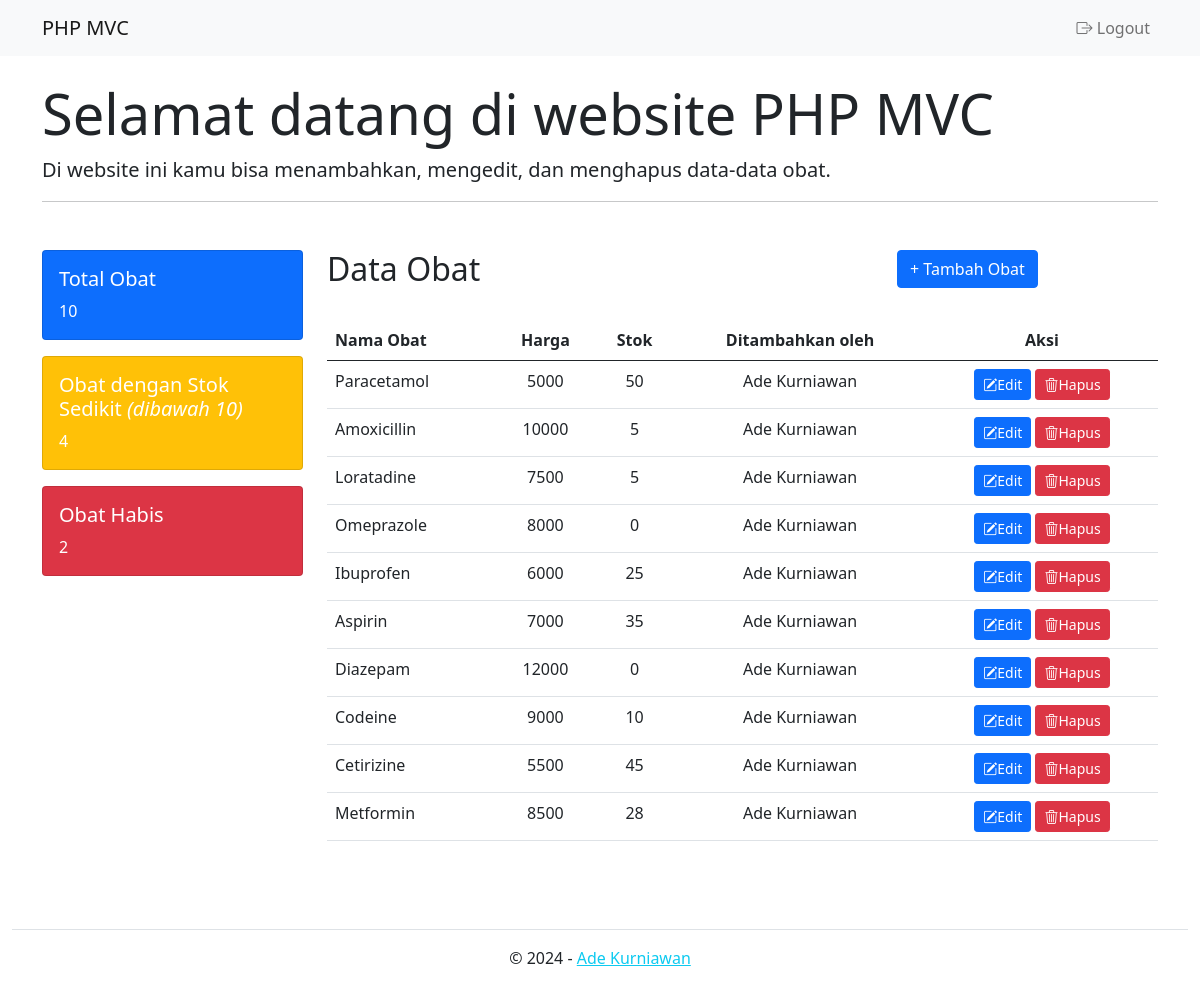
The page /public/obat (signed in) on the database its author committed.
### tables this page shows
CREATE TABLE `obat` (
  `id_obat` int(11) NOT NULL,
  `nama_obat` varchar(255) NOT NULL,
  `stok` int(11) NOT NULL,
  `harga` int(11) NOT NULL,
  `id_user` int(11) NOT NULL
);

CREATE TABLE `users` (
  `id_user` int(11) NOT NULL,
  `nama` varchar(255) NOT NULL,
  `email` varchar(255) NOT NULL,
  `password` varchar(255) NOT NULL
);

### app/core/Controller.php (called while the page is built, shortened)
<?php
class Controller{
	public function  view($view, $data= []){
		require_once '../app/views/' . $view . '.php';
	}
	public function model($model){
		return new $model;
	}
}

### app/controllers/Obat.php (called while the page is built, shortened)
<?php
class Obat extends Controller
{
	public function index()
	{
		$data['judul'] = "Home";
		$data['obat'] = $this->model('Obat_model')->getAllObat();
		$data['totalObat'] = $this->model('Obat_model')->hitungJumlahObat();
		$data['totalObatStokDibawah10'] = $this->model('Obat_model')->hitungObatStokDibawah10();
		$data['totalObatStokNol'] = $this->model('Obat_model')->hitungObatStokNol();
		$this->view('templates/header', $data);
		$this->view('obat/index', $data);
		$this->view('templates/footer');
	}
}

### app/core/App.php (called while the page is built, shortened)
<?php
class App
{
	protected $method = 'login';
	public function __construct()
	{
		$url = $this->parseURL();
		if (file_exists('../app/controllers/' . $url[0] . '.php')) {
			unset($url[0]);
		}
		$this->controller = new $this->controller;
		if (isset($url[1])) {
			if (method_exists($this->controller, $url[1])) {
				$this->method = $url[1];
				unset($url[1]);
			}
		} else {
			if ($this->controller !== 'Auth') {
				$this->method = 'index';
			}
		}
		$this->params = $url ? array_values($url) : [];
		call_user_func_array([$this->controller, $this->method], $this->params);
	}
	public function parseURL()
	{
		if (isset($_GET['url'])) {
			$url = rtrim($_GET['url'], '/');
			$url = filter_var($url, FILTER_SANITIZE_URL);
			$url = explode('/', $url);
			return $url;
		}
		return [];
	}
}

### public/index.php (called while the page is built, shortened)
<?php
$app = new App;

### app/core/Database.php (called while the page is built, shortened)
<?php
class Database{
	private $host = DB_HOST;
	private $user = DB_USERNAME;
	private $pass = DB_PASSWORD;
	private $db_name = DB_NAME;
	private $dbh;
	private $stmt;
	public function __construct(){
		$dsn = 'mysql:host=' . $this->host . '; dbname=' . $this->db_name . '';
		$option = [
			PDO::ATTR_PERSISTENT => true,
			PDO::ATTR_ERRMODE => PDO::ERRMODE_EXCEPTION
		];
		try{
			$this->dbh = new PDO($dsn, $this->user, $this->pass, $option);
		} catch(PDOException $e){
			die($e->getMessage());
		}
	}
	public function query($query){
		$this->stmt = $this->dbh->prepare($query);
	}
	public function execute(){
		$this->stmt->execute();
	}
	public function resultSet(){
		$this->execute();
		return $this->stmt->fetchAll(PDO::FETCH_ASSOC);
	}
}

### app/models/Obat_model.php (called while the page is built, shortened)
<?php
class Obat_model
{
	private $table = 'obat';
	private $db;
	public function __construct()
	{
		$this->db = new Database;
	}
	public function getAllObat()
	{
		$this->db->query('SELECT obat.*, users.nama AS nama_user FROM ' . $this->table . ' AS obat JOIN users ON obat.id_user = users.id_user');
		return $this->db->resultSet();
	}
	public function hitungJumlahObat()
	{
		$this->db->query('SELECT COUNT(*) AS total_obat FROM ' . $this->table);
		return $this->db->single()['total_obat'];
	}
	public function hitungObatStokDibawah10()
	{
		$this->db->query('SELECT COUNT(*) AS total_obat_stok_dibawah_10 FROM ' . $this->table . ' WHERE stok < 10');
		return $this->db->single()['total_obat_stok_dibawah_10'];
	}
	public function hitungObatStokNol()
	{
		$this->db->query('SELECT COUNT(*) AS total_obat_stok_nol FROM ' . $this->table . ' WHERE stok = 0');
		return $this->db->single()['total_obat_stok_nol'];
	}
}

### app/views/obat/index.php (the view, shortened to what this page needs)
<div class="container mt-4">
    <div class="jumbotron">
        <h1 class="display-4">Selamat datang di website PHP MVC</h1>
        <p class="lead">Di website ini kamu bisa menambahkan, mengedit, dan menghapus data-data obat.</p>
    </div>
    <div class="mt-3 mb-5">
        <hr>
    </div>
    <div class="row">
        <div class="col-3">
            <div class="row">
                <div class="col-12 mb-3">
                    <div class="card bg-primary text-white">
                        <div class="card-body">
                            <h5 class="card-title">Total Obat</h5>
                            <p class="card-text"><?= $data['totalObat'] ?></p>
                        </div>
                    </div>
                </div>
                <div class="col-12 mb-3">
                    <div class="card bg-warning text-white">
                        <div class="card-body">
                            <h5 class="card-title">Obat dengan Stok Sedikit <em>(dibawah 10)</em></h5>
                            <p class="card-text"><?= $data['totalObatStokDibawah10'] ?></p>
                        </div>
                    </div>
                </div>
                <div class="col-12 mb-3">
                    <div class="card bg-danger text-white">
                        <div class="card-body">
                            <h5 class="card-title">Obat Habis</h5>
                            <p class="card-text"><?= $data['totalObatStokNol'] ?></p>
                        </div>
                    </div>
                </div>
            </div>
        </div>
        <div class="col-9 mb-5">
            <div class="row mb-3">
                <div class="col-md-8">
                    <h2 class="float-left">Data Obat</h2>
                </div>
                <div class="col-md-4">
                    <button type="button" class="btn btn-primary float-right mb-3" data-bs-toggle="modal" data-bs-target="#modalTambahObat">
                        + Tambah Obat
                    </button>
                </div>
            </div>
            <div class="row">
                <div class="col-md-12">
                    <table id="example" class="table">
                        <thead>
                            <tr>
                                <th>Nama Obat</th>
                                <th class="text-center">Harga</th>
                                <th class="text-center">Stok</th>
                                <th class="text-center">Ditambahkan oleh</th>
                                <th class="text-center" data-sortable="false">Aksi</th>
                            </tr>
                        </thead>
                        <tbody>
                            <?php foreach ($data['obat'] as $row) : ?>
                                <tr>
                                    <td><?= $row['nama_obat'] ?></td>
                                    <td class="text-center"><?= $row['harga'] ?></td>
                                    <td class="text-center"><?= $row['stok'] ?></td>
                                    <td class="text-center"><?= $row['nama_user'] ?></td>
                                    <td class="text-center">
                                        <button class="btn btn-sm btn-primary" data-bs-toggle="modal" data-bs-target="#modalEditObat<?= $row['id_obat'] ?>"> <i class="bi bi-pencil-square mr-1"></i>Edit</button>
                                        <button class="btn btn-sm btn-danger" data-bs-toggle="modal" data-bs-target="#modalHapusObat<?= $row['id_obat'] ?>"><i class="bi bi-trash3 mr-1"></i>Hapus</button>
                                    </td>
                                </tr>
                            <?php endforeach; ?>
                        </tbody>
                    </table>
                </div>
            </div>
        </div>
    </div>
</div>

### app/views/templates/header.php (shortened to what this page needs)
<!DOCTYPE html>
<html>
<head>
	<link rel="stylesheet" type="text/css" href="<?= BASEURL; ?>/css/bootstrap.min.css">
	<link rel="stylesheet" href="https://cdn.jsdelivr.net/npm/bootstrap-icons@1.11.3/font/bootstrap-icons.min.css">
	<link href="https://cdn.datatables.net/v/bs5/jq-3.7.0/dt-1.13.8/datatables.min.css" rel="stylesheet">
</head>
<body>
	<nav class="navbar navbar-expand-lg navbar-light bg-light">
		<div class="container">
			<a class="navbar-brand" href="#" onclick="location.reload(true)">PHP MVC</a>
			<ul class="navbar-nav ms-auto">
				<li class="nav-item">
					<a class="nav-link" href="#" data-bs-toggle="modal" data-bs-target="#modalLogout"><i class="bi bi-box-arrow-right"></i> Logout</a>
				</li>
			</ul>
		</div>
	</nav>

### app/views/templates/footer.php (shortened to what this page needs)
<div class="container-fluid">
    <footer class="pt-4 my-md-4 pt-md-3 border-top">
        <div class="row">
            <div class="col-12 text-center">
                <p class="mb-0">&copy; <span id="currentYear"></span> - <a class="text-info" target="_blank" href="https://www.linkedin.com/in/ade-kurniawan-c/">Ade Kurniawan</a></p>
            </div>
        </div>
    </footer>
</div>
</body>
</html>

### rows shown on the page
obat: nama_obat "Paracetamol", harga "5000", stok "50", id_user.nama "Ade Kurniawan"
obat: nama_obat "Amoxicillin", harga "10000", stok "5", id_user.nama "Ade Kurniawan"
obat: nama_obat "Loratadine", harga "7500", stok "5", id_user.nama "Ade Kurniawan"
obat: nama_obat "Omeprazole", harga "8000", stok "0", id_user.nama "Ade Kurniawan"
obat: nama_obat "Ibuprofen", harga "6000", stok "25", id_user.nama "Ade Kurniawan"
obat: nama_obat "Aspirin", harga "7000", stok "35", id_user.nama "Ade Kurniawan"
obat: nama_obat "Diazepam", harga "12000", stok "0", id_user.nama "Ade Kurniawan"
obat: nama_obat "Codeine", harga "9000", stok "10", id_user.nama "Ade Kurniawan"
obat: nama_obat "Cetirizine", harga "5500", stok "45", id_user.nama "Ade Kurniawan"
obat: nama_obat "Metformin", harga "8500", stok "28", id_user.nama "Ade Kurniawan"

### other values the page prints
$data['totalObat'] "10"
$data['totalObatStokDibawah10'] "4"
$data['totalObatStokNol'] "2"
